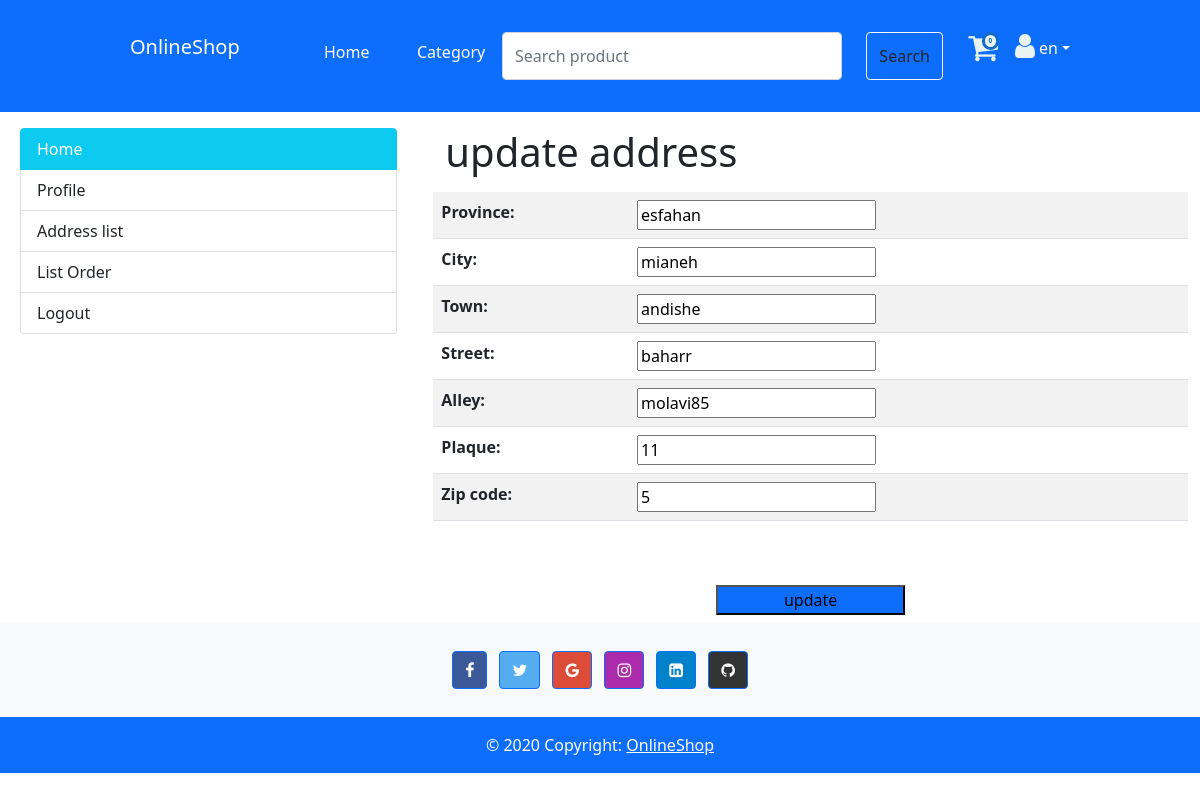
Screenshot of /en/customer/Address_update/2 with the database file from the repository.
### customer/models.py (models this page shows, shortened)
class Address(BaseModel):
    province = models.CharField(max_length=20, null=False)
    city = models.CharField(max_length=20, null=False)
    town = models.CharField(max_length=20, null=False)
    street = models.CharField(max_length=20, null=False)
    alley = models.CharField(max_length=20, null=False)
    Plaque = models.IntegerField(unique=True, null=False)
    zip_code = models.IntegerField(unique=True, null=False)
    customer = models.ForeignKey('Customer', on_delete=models.RESTRICT,null=True,blank=True)
    class Meta:
        verbose_name = _('Address')
        verbose_name_plural = _('Addresses')

### customer/views.py (the view)
# urls.py: path('Address_update/<int:pk>', AddressUpdateView.as_view(), name='Address_update'),
class AddressUpdateView(UpdateView):
    model = Address
    fields = ['province', 'city', 'town', 'street', 'alley', 'Plaque', 'zip_code']
    template_name = 'landing/customer/Address_update.html'
    success_url = reverse_lazy('customer:Address_list')

### core/manager.py (called while the page is built)
    def get_queryset(self):
        return super().get_queryset().filter(is_deleted=False)

### templates/landing/customer/Address_update.html (shortened to what this page needs)
{% extends "landing/public/profile.html" %}
{% load i18n %}
{% block profile %}
        <div class="container mt-10 justify-content-center">
        <h1 class="mr-30"> update address</h1>
        <form action="" method="post">
            <div class="row mt-3 justify-content-center">
                <table class="table table-striped">
                    {{ form.as_table }}
                </table>
                <input class="bg-primary w-25 h-50 mt-5 mb-2" type="submit" value="update">
            </div>
        </form>
    </div>
{% endblock %}

### rows the page displays
Address: province "esfahan", city "mianeh", town "andishe", street "baharr", alley "molavi85", Plaque "11", zip_code "5"

### other values shown
{{ CUREENT_LANG }} "en"
